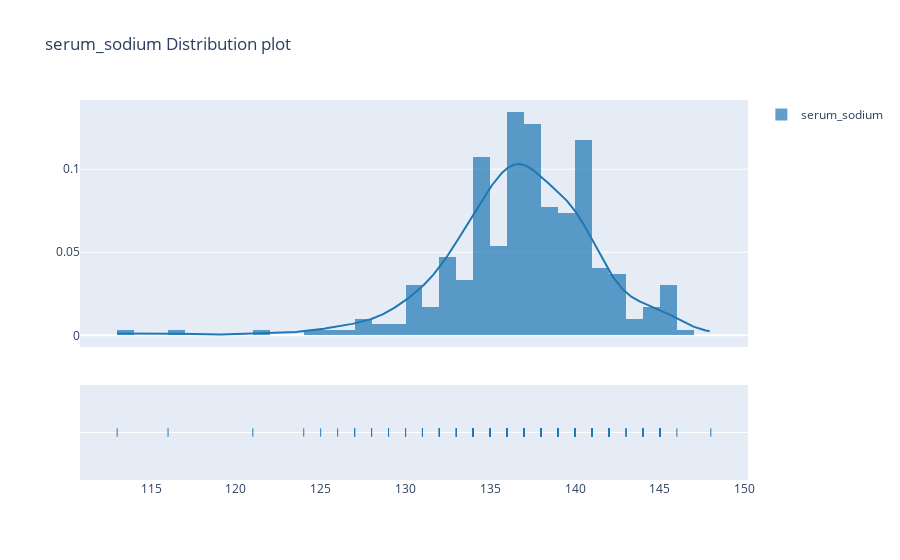

This figure's notebook cell:
### Markdown cell above
#### Normal serum_sodium ranges between 135-143

### Code cell
fig=ff.create_distplot([df['serum_sodium'].values],['serum_sodium'])
fig.update_layout(title_text='serum_sodium Distribution plot')
fig.show()

### Figure 1 — Plotly figure (JSON) as saved in the notebook; plotly's stock layout.template omitted (floating-point values rounded to 4 significant figures; data arrays with more than 128 entries replaced by an {"elided": "..."} marker saying what was removed)
{"data": [{"autobinx": false, "histnorm": "probability density", "legendgroup": "serum_sodium", "marker": {"color": "rgb(31, 119, 180)"}, "name": "serum_sodium", "opacity": 0.7, "type": "histogram", "x": {"elided": "299 int values"}, "xaxis": "x", "xbins": {"end": 148, "size": 1, "start": 113}, "yaxis": "y"}, {"legendgroup": "serum_sodium", "marker": {"color": "rgb(31, 119, 180)"}, "mode": "lines", "name": "serum_sodium", "showlegend": false, "type": "scatter", "x": {"elided": "500 float values"}, "xaxis": "x", "y": {"elided": "500 float values"}, "yaxis": "y"}, {"legendgroup": "serum_sodium", "marker": {"color": "rgb(31, 119, 180)", "symbol": "line-ns-open"}, "mode": "markers", "name": "serum_sodium", "showlegend": false, "type": "scatter", "x": {"elided": "299 int values"}, "xaxis": "x", "y": {"elided": "299 str values"}, "yaxis": "y2"}], "layout": {"barmode": "overlay", "hovermode": "closest", "legend": {"traceorder": "reversed"}, "title": {"text": "serum_sodium Distribution plot"}, "xaxis": {"anchor": "y2", "domain": [0, 1], "zeroline": false}, "yaxis": {"anchor": "free", "domain": [0.35, 1], "position": 0}, "yaxis2": {"anchor": "x", "domain": [0, 0.25], "dtick": 1, "showticklabels": false}}}
